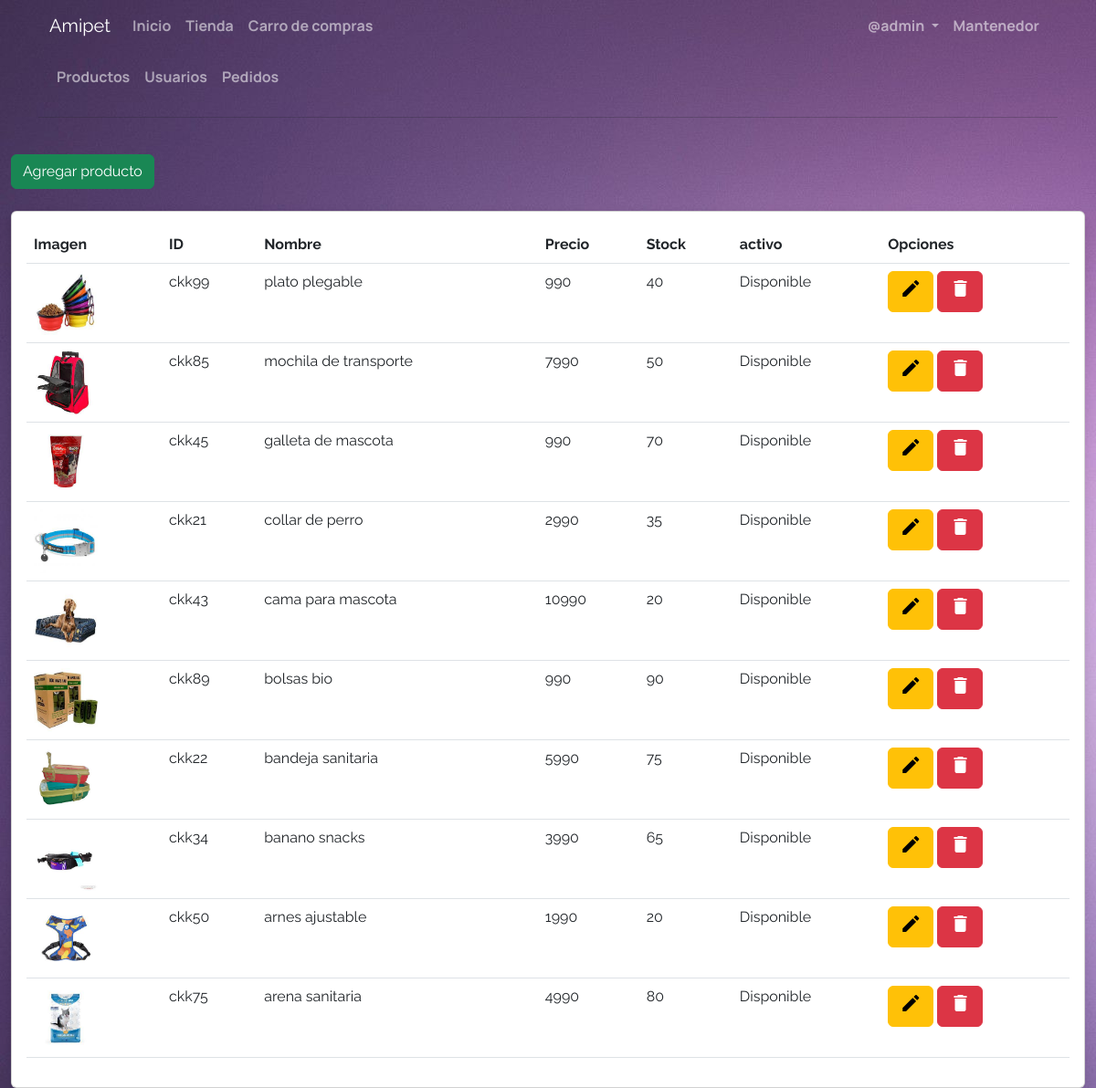
Screenshot of /crud/ (signed in) with the database file from the repository.
### app/models.py (models this page shows, shortened)
class Producto(models.Model):
    idProducto = models.CharField(max_length=5, primary_key=True)
    nombreProducto = models.CharField(max_length=30, blank=True, null=True)
    stock   = models.IntegerField(blank=True, null=True)
    precio   = models.IntegerField(blank=True, null=True)
    foto = models.ImageField(upload_to=cargarFotoProducto, null=True)
    activo = models.IntegerField(blank=True, null=True)

### app/views.py (the view)
# urls.py: path('crud/',views.crud,name='crud'),
def crud(request):
    print("Estoy en crud")
    productos = Producto.objects.all()
    context={"productos":productos}
    return render(request,'app/crud.html',context)

### carro/context_processor.py (called while the page is built)
def importe_total_carro(request):
    carro = Carro(request)
    total = 0
    total_prod = 0
    print(request.session)
    if request.user.is_authenticated:
        for key, value in request.session["carro"].items():
            total = total+(int(value["precio"]))
            total_prod = total_prod+(int(value["cantidad"]))
    return {"importe_total_carro": total,"cantidad_prod":total_prod}

### app/templates/app/crud.html (shortened to what this page needs)
{% extends 'app/base.html' %}
{%load static%}
{%block content%}
<div class="container">
  <nav class="navbar navbar-expand-lg navbar-dark">
    <div class="container-fluid">
      <div class="collapse navbar-collapse" id="navbarNavAltMarkup">
        <div class="navbar-nav">
          <a class="nav-link" aria-current="page" href="{% url 'crud'%}">Productos</a>
          <a class="nav-link" href="{% url 'usuarios'%}">Usuarios</a>
          <a class="nav-link" href="{% url 'pedidos'%}">Pedidos</a>
        </div>
      </div>
    </div>
  </nav>
  <hr>
</div>
{% block crud%}
<div class="container-xxl pt-4">
  <a href="{% url 'productosAdd' %}" class="btn btn-success mb-4">Agregar producto</a>
  <br>
  <div class="card shadow">
    <div class="card-body">
      <table class="table table-hover">
        <thead>
          <tr>
            <th scope="col">Imagen</th>
            <th scope="col">ID</th>
            <th scope="col">Nombre</th>
            <th scope="col">Precio</th>
            <th scope="col">Stock</th>
            <th scope="col">activo</th>
            <th scope="col">Opciones</th>
          </tr>
        </thead>
        <tbody>
          {% for p in productos%}
          <tr>
            <td><img src="{{p.foto.url}}" class="card-img-top" alt="..." style="width:70px;height:70px"></td>
            <td>{{p.idProducto}}</td>
            <td>{{p.nombreProducto}}</td>
            <td>{{p.precio}}</td>
            <td>{{p.stock}}</td>
            <td>
              {%if p.activo == 1%}
              Disponible
              {%else%}
              No disponible
              {%endif%}
            </td>
            <td>
              <a href="{% url 'productos_edit' pk=p.idProducto %}" class="btn btn-warning"><span
                  class="material-icons md-24 nav-link">&#xe3c9;</span></a>
              <a href="{% url 'productos_del'  pk=p.idProducto %}" class="btn btn-danger"><span
                  class="material-icons md-24 nav-link">&#xe872;</span></a>
            </td>
          </tr>
          {% endfor %}
        </tbody>
      </table>
    </div>
  </div>
</div>
{%endblock%}
{%endblock%}

### app/templates/app/base.html (shortened to what this page needs)
<!doctype html>
<html lang="en">
<head>
  <link href="https://cdn.jsdelivr.net/npm/bootstrap@5.2.0-beta1/dist/css/bootstrap.min.css" rel="stylesheet"
>
  {%load static%}
  <link rel="stylesheet" href="{% static 'app/css/estilo.css' %}">
</head>
<body class="fondo body">
  <div class="container">
    <nav class="navbar navbar-expand-lg navbar-dark ">
      <div class="container-fluid">
        <a class="navbar-brand" href="#">Amipet</a>
        <div class="collapse navbar-collapse" id="navbarNavDropdown">
          <ul class="navbar-nav">
            <li class="nav-item">
              <a class="nav-link " aria-current="page" href="{% url 'index'%}">Inicio</a>
            </li>
            <li class="nav-item">
              <a class="nav-link" href="{% url 'tienda'%}">Tienda</a>
            </li>
            <li class="nav-item">
              <a class="nav-link" href="{% url 'carro'%}">Carro de compras</a>
            </li>
          </ul>
          {%if user.is_authenticated%}
          <ul class="navbar-nav ms-auto">
            <li class="nav-item dropdown ms-auto">
              <a class="nav-link dropdown-toggle" href="#" id="navbarDropdownMenuLink" role="button"
                data-bs-toggle="dropdown" aria-expanded="false">
                @{{user.username}}
              </a>
            </li>
          </ul>
          {%endif%}
          {% if user.is_staff%}
          <ul class="navbar-nav">
            <li class="nav-item">
              <a class="nav-link" href="{%url 'crud'%}">Mantenedor</a>
            </li>
          </ul>
          {%endif%}
        </div>
      </div>
    </nav>
  </div>
</body>
</html>
<div>
  {%block content%}
  {%endblock%}
</div>
</body>
</html>

### app/static/app/css/estilo.css (style rules this page uses)
.body { font-family: 'Raleway', sans-serif; }
.nav-link { font-weight: bold; font-family: 'Manrope', sans-serif; }
.fondo { background-image: url(''); background-repeat: no-repeat; background-attachment: fixed; }
.material-icons { font-family: 'Material Icons'; font-weight: normal; font-style: normal; font-size: 24px; display: inline-block; line-height: 1; text-transform: none; letter-spacing: normal; word-wrap: normal; white-space: nowrap; direction: ltr; align-items: center; -webkit-font-smoothing: antialiased; text-rendering: optimizeLegibility; -moz-osx-font-smoothing: grayscale; font-feature-settings: 'liga'; }
.md-24 { font-size: 24px; }

### rows the page displays
Producto: foto (picture), idProducto "ckk99", nombreProducto "plato plegable", precio "990", stock "40", activo "Disponible"
Producto: foto (picture), idProducto "ckk85", nombreProducto "mochila de transporte", precio "7990", stock "50", activo "Disponible"
Producto: foto (picture), idProducto "ckk45", nombreProducto "galleta de mascota", precio "990", stock "70", activo "Disponible"
Producto: foto (picture), idProducto "ckk21", nombreProducto "collar de perro", precio "2990", stock "35", activo "Disponible"
Producto: foto (picture), idProducto "ckk43", nombreProducto "cama para mascota", precio "10990", stock "20", activo "Disponible"
Producto: foto (picture), idProducto "ckk89", nombreProducto "bolsas bio", precio "990", stock "90", activo "Disponible"
Producto: foto (picture), idProducto "ckk22", nombreProducto "bandeja sanitaria", precio "5990", stock "75", activo "Disponible"
Producto: foto (picture), idProducto "ckk34", nombreProducto "banano snacks", precio "3990", stock "65", activo "Disponible"
Producto: foto (picture), idProducto "ckk50", nombreProducto "arnes ajustable", precio "1990", stock "20", activo "Disponible"
Producto: foto (picture), idProducto "ckk75", nombreProducto "arena sanitaria", precio "4990", stock "80", activo "Disponible"

### other values shown
{{ user.username }} "admin"
